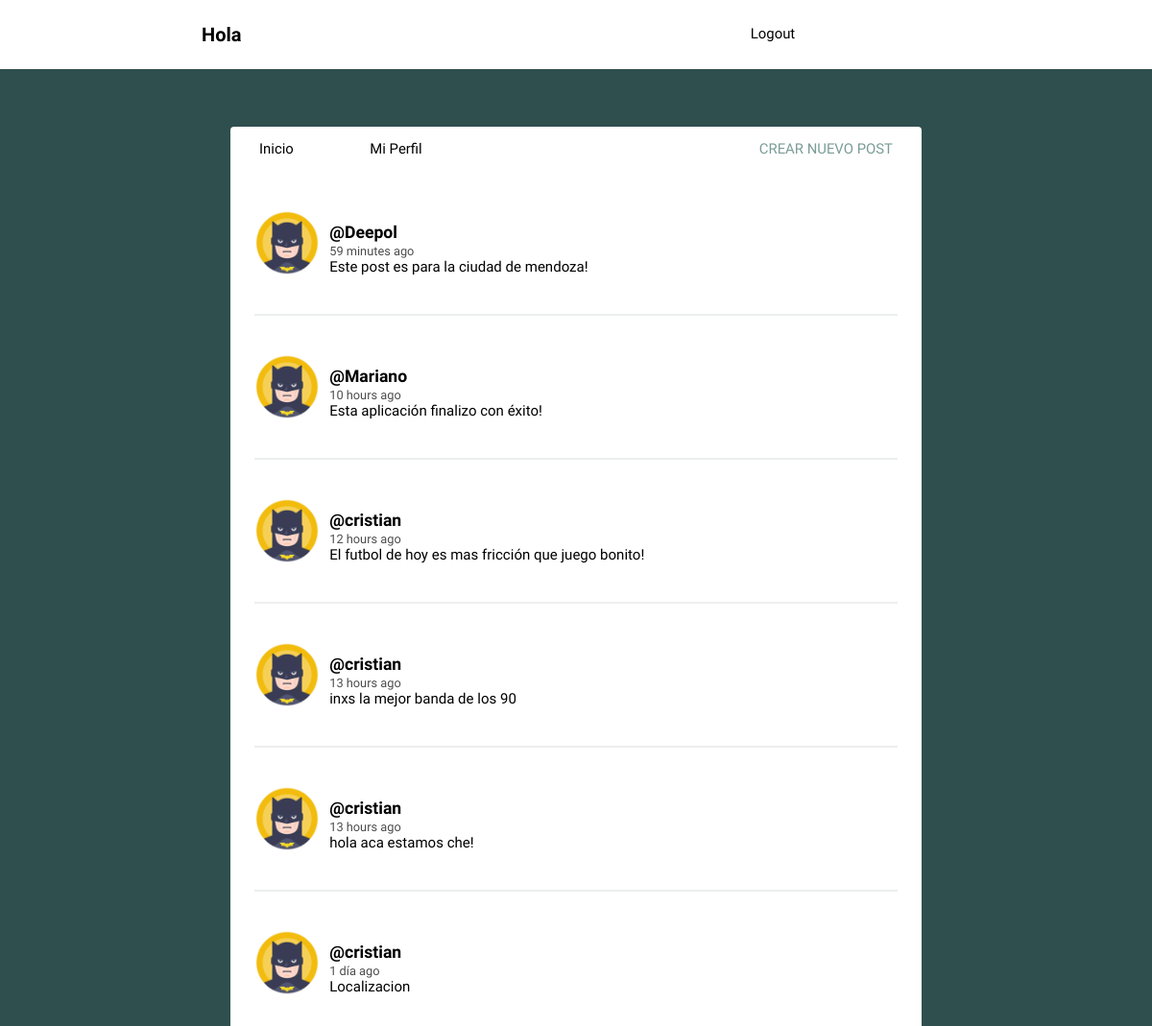
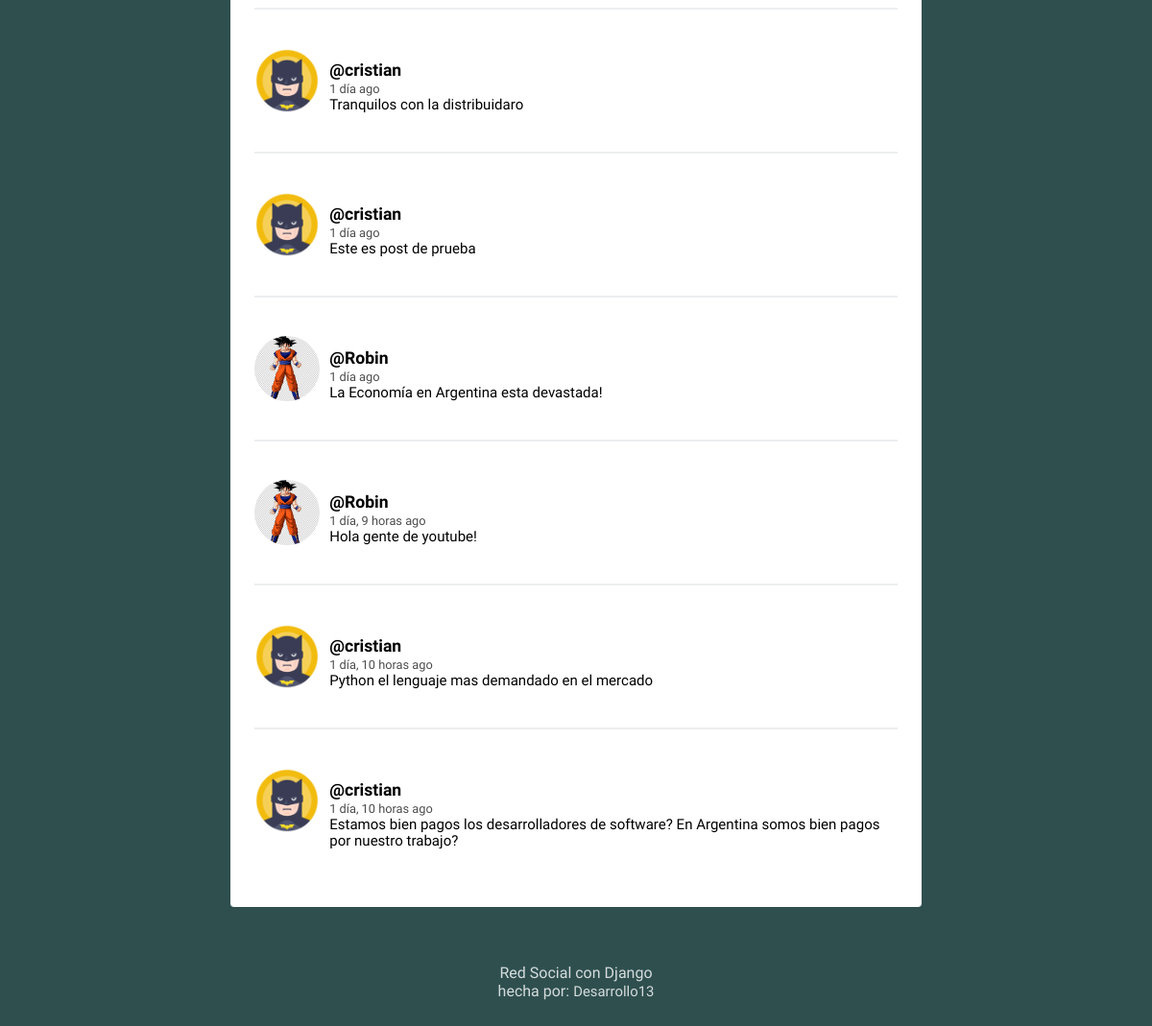
The app's page / (signed in) with its own data (2 pictures, top to bottom).
### social/models.py (models this page shows, shortened)
class Post(models.Model):
    user=models.ForeignKey(User, on_delete=models.CASCADE, related_name='posts')
    timestamp=models.DateTimeField(default=timezone.now)
    content= models.TextField()
    class Meta:
        ordering=['-timestamp']

class Profile(models.Model):
    user=models.OneToOneField(User,on_delete=models.CASCADE)
    image = models.ImageField(default='batman.png')

### social/views.py (the view)
# urls.py: path('',views.feed,name='feed'),
def feed(request):
    posts=Post.objects.all()
    context={'posts': posts}
    return render(request, 'social/feed.html',context)

### social/templates/social/feed.html (shortened to what this page needs)
{% extends 'social/layout.html' %}
{% load humanize %}
{% block content %}
{% for post in posts %}
<article>
    <div class="container-article">
        <img src="{{post.user.profile.image.url}}">
        <div>
            <h2 class="username"><a href="{% url 'profile' post.user.username %}">@{{ post.user.username }}</a></h2>
            <time data-time="#">{{ post.timestamp|naturaltime }}</time>
            <div class="post">{{ post.content }}</div>
        </div>
    </div>
</article>
{% endfor %}
{% endblock %}

### social/static/style.css (style rules this page uses)
body { background: #2F4F4F; font-size: 62.5%; font-family: 'Varela Round', Helvetica, Arial, serif; }
img { object-fit: cover; }
a { font-size: .93rem; text-decoration: none; color: black; }
article { width: 93%; margin: auto; padding: 40px 0; border-bottom: 2px solid #ECEEEF; }
.username { margin-bottom: .2rem; }
.username a { font-size: 1.1rem; }
.container-article { display: flex; }
.container-article img { height: 68px; width: 68px; margin-right: 10px; border-radius: 50%; }
article:last-child { border-bottom: 0; }
time { font-size: .8rem; opacity: .7; }
.post { font-size: .94rem; }

### records on screen
Post: user.profile.image (picture), user.username "Deepol", timestamp "59 minutes ago", content "Este post es para la ciudad de mendoza!"
Post: user.profile.image (picture), user.username "Mariano", timestamp "10 hours ago", content "Esta aplicación finalizo con éxito!"
Post: user.profile.image (picture), user.username "cristian", timestamp "12 hours ago", content "El futbol de hoy es mas fricción que juego bonito!"
Post: user.profile.image (picture), user.username "cristian", timestamp "13 hours ago", content "inxs la mejor banda de los 90"
Post: user.profile.image (picture), user.username "cristian", timestamp "13 hours ago", content "hola aca estamos che!"
Post: user.profile.image (picture), user.username "cristian", timestamp "1 día ago", content "Localizacion"
Post: user.profile.image (picture), user.username "cristian", timestamp "1 día ago", content "Tranquilos con la distribuidaro"
Post: user.profile.image (picture), user.username "cristian", timestamp "1 día ago", content "Este es post de prueba"
Post: user.profile.image (picture), user.username "Robin", timestamp "1 día ago", content "La Economía en Argentina esta devastada!"
Post: user.profile.image (picture), user.username "Robin", timestamp "1 día, 9 horas ago", content "Hola gente de youtube!"
Post: user.profile.image (picture), user.username "cristian", timestamp "1 día, 10 horas ago", content "Python el lenguaje mas demandado en el mercado"
Post: user.profile.image (picture), user.username "cristian", timestamp "1 día, 10 horas ago", content "Estamos bien pagos los desarrolladores de software? En Argentina somos bien pagos por nuestro trabajo?"
